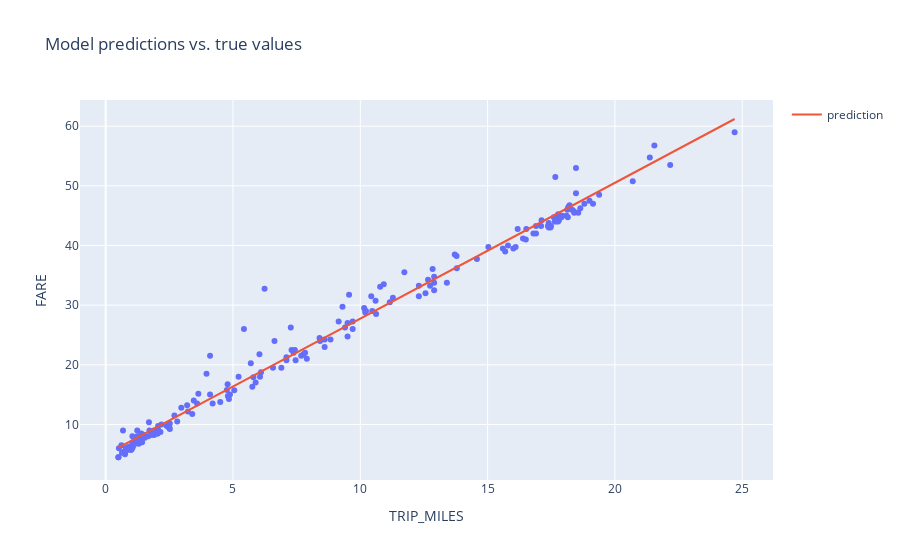

Here is the notebook cell this chart was saved with:
### Markdown cell above
##### Experiment 1

### Code cell
settings_1 = ml_edu.experiment.ExperimentSettings(learning_rate=0.001, number_epochs=20, batch_size=50, input_features=['TRIP_MILES'])
metrics = [keras.metrics.RootMeanSquaredError(name='rmse')]

model_1 = create_model(settings_1, metrics)
experiment_1 = train_model('one_feature', model_1, training_df, 'FARE', settings_1)

ml_edu.results.plot_experiment_metrics(experiment_1, ['rmse'])
ml_edu.results.plot_model_predictions(experiment_1, training_df, 'FARE')

### Figure 1 — Plotly figure (JSON) as saved in the notebook; plotly's stock layout.template omitted (floating-point values rounded to 4 significant figures; data arrays with more than 128 entries replaced by an {"elided": "..."} marker saying what was removed)
{"data": [{"hovertemplate": "TRIP_MILES=%{x}<br>FARE=%{y}<extra></extra>", "legendgroup": "", "marker": {"color": "#636efa", "symbol": "circle"}, "mode": "markers", "name": "", "orientation": "v", "showlegend": false, "type": "scatter", "x": {"elided": "200 float values"}, "xaxis": "x", "y": {"elided": "200 float values"}, "yaxis": "y"}, {"mode": "lines", "name": "prediction", "type": "scatter", "x": {"elided": "200 float values"}, "y": {"elided": "200 float values"}}], "layout": {"legend": {"tracegroupgap": 0}, "title": {"text": "Model predictions vs. true values"}, "xaxis": {"anchor": "y", "domain": [0, 1], "title": {"text": "TRIP_MILES"}}, "yaxis": {"anchor": "x", "domain": [0, 1], "title": {"text": "FARE"}}}}
